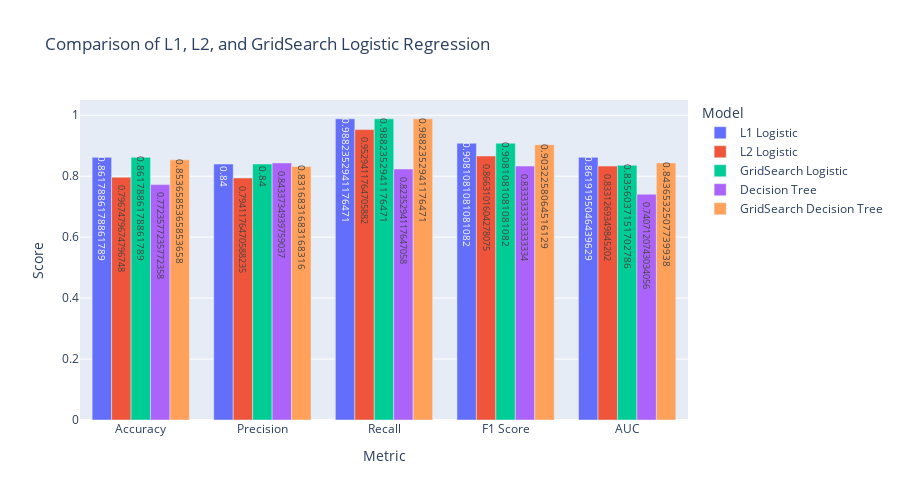

Here is the notebook cell this chart was saved with:
### Markdown cell above
### Interactive version for better visualization

### Code cell
import plotly.express as px

fig = px.bar(df_melted, x="Metric", y="Score", color="Model", barmode="group",
            title="Comparison of L1, L2, and GridSearch Logistic Regression",
            text="Score", height=500)

fig.update_layout(yaxis=dict(range=[0,1.05]))
fig.show()

### Figure 1 — Plotly figure (JSON) as saved in the notebook; plotly's stock layout.template omitted (floating-point values rounded to 4 significant figures)
{"data": [{"alignmentgroup": "True", "hovertemplate": "Model=L1 Logistic<br>Metric=%{x}<br>Score=%{text}<extra></extra>", "legendgroup": "L1 Logistic", "marker": {"color": "#636efa", "pattern": {"shape": ""}}, "name": "L1 Logistic", "offsetgroup": "L1 Logistic", "orientation": "v", "showlegend": true, "text": [0.8618, 0.84, 0.9882, 0.9081, 0.8619], "textposition": "auto", "type": "bar", "x": ["Accuracy", "Precision", "Recall", "F1 Score", "AUC"], "xaxis": "x", "y": [0.8618, 0.84, 0.9882, 0.9081, 0.8619], "yaxis": "y"}, {"alignmentgroup": "True", "hovertemplate": "Model=L2 Logistic<br>Metric=%{x}<br>Score=%{text}<extra></extra>", "legendgroup": "L2 Logistic", "marker": {"color": "#EF553B", "pattern": {"shape": ""}}, "name": "L2 Logistic", "offsetgroup": "L2 Logistic", "orientation": "v", "showlegend": true, "text": [0.7967, 0.7941, 0.9529, 0.8663, 0.8331], "textposition": "auto", "type": "bar", "x": ["Accuracy", "Precision", "Recall", "F1 Score", "AUC"], "xaxis": "x", "y": [0.7967, 0.7941, 0.9529, 0.8663, 0.8331], "yaxis": "y"}, {"alignmentgroup": "True", "hovertemplate": "Model=GridSearch Logistic<br>Metric=%{x}<br>Score=%{text}<extra></extra>", "legendgroup": "GridSearch Logistic", "marker": {"color": "#00cc96", "pattern": {"shape": ""}}, "name": "GridSearch Logistic", "offsetgroup": "GridSearch Logistic", "orientation": "v", "showlegend": true, "text": [0.8618, 0.84, 0.9882, 0.9081, 0.8356], "textposition": "auto", "type": "bar", "x": ["Accuracy", "Precision", "Recall", "F1 Score", "AUC"], "xaxis": "x", "y": [0.8618, 0.84, 0.9882, 0.9081, 0.8356], "yaxis": "y"}, {"alignmentgroup": "True", "hovertemplate": "Model=Decision Tree<br>Metric=%{x}<br>Score=%{text}<extra></extra>", "legendgroup": "Decision Tree", "marker": {"color": "#ab63fa", "pattern": {"shape": ""}}, "name": "Decision Tree", "offsetgroup": "Decision Tree", "orientation": "v", "showlegend": true, "text": [0.7724, 0.8434, 0.8235, 0.8333, 0.7407], "textposition": "auto", "type": "bar", "x": ["Accuracy", "Precision", "Recall", "F1 Score", "AUC"], "xaxis": "x", "y": [0.7724, 0.8434, 0.8235, 0.8333, 0.7407], "yaxis": "y"}, {"alignmentgroup": "True", "hovertemplate": "Model=GridSearch Decision Tree<br>Metric=%{x}<br>Score=%{text}<extra></extra>", "legendgroup": "GridSearch Decision Tree", "marker": {"color": "#FFA15A", "pattern": {"shape": ""}}, "name": "GridSearch Decision Tree", "offsetgroup": "GridSearch Decision Tree", "orientation": "v", "showlegend": true, "text": [0.8537, 0.8317, 0.9882, 0.9032, 0.8437], "textposition": "auto", "type": "bar", "x": ["Accuracy", "Precision", "Recall", "F1 Score", "AUC"], "xaxis": "x", "y": [0.8537, 0.8317, 0.9882, 0.9032, 0.8437], "yaxis": "y"}], "layout": {"barmode": "group", "height": 500, "legend": {"title": {"text": "Model"}, "tracegroupgap": 0}, "title": {"text": "Comparison of L1, L2, and GridSearch Logistic Regression"}, "xaxis": {"anchor": "y", "domain": [0, 1], "title": {"text": "Metric"}}, "yaxis": {"anchor": "x", "domain": [0, 1], "range": [0, 1.05], "title": {"text": "Score"}}}}
